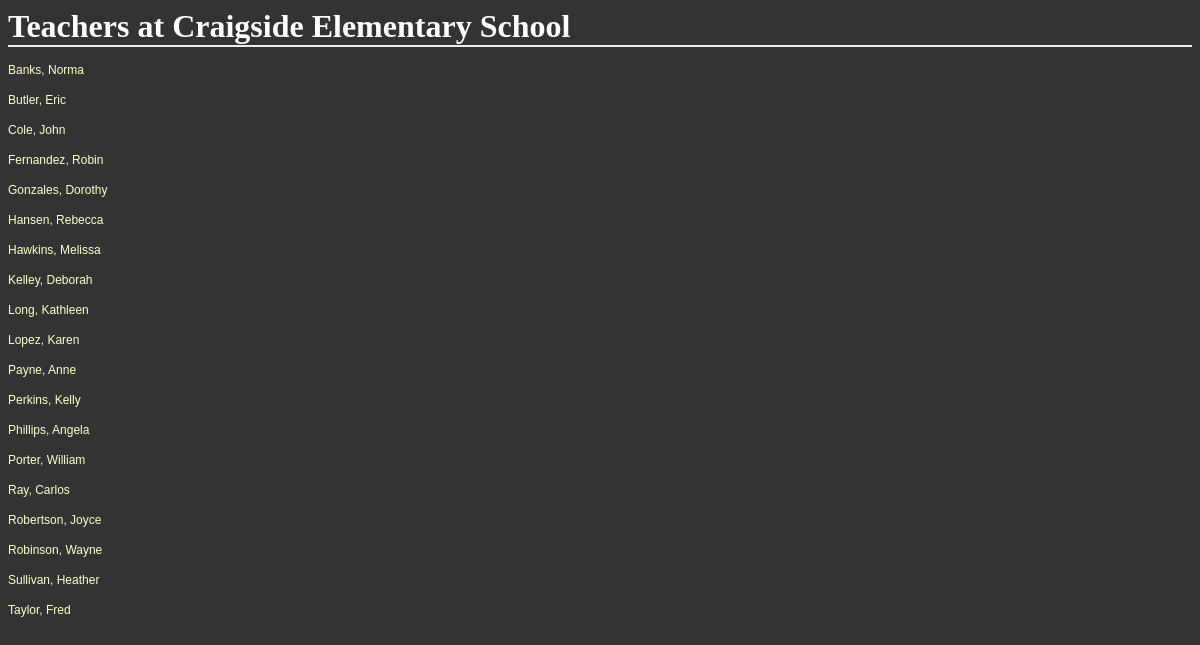
Screenshot of /districts/1/schools/1/teachers with the database file from the repository.
### database_setup.py (models this page shows, shortened)
class School(Base):
    __tablename__ = 'school'
    id = Column(Integer, primary_key=True)
    name = Column(String(80), nullable=False)
    principal = Column(String(250))
    address = Column(String(50))
    city = Column(String(50))
    state = Column(String(50))
    zip = Column(String(50))
    phone = Column(String(50))
    district_id = Column(Integer, ForeignKey('district.id'))
    district = relationship('District')

class Teacher(Base):
    __tablename__ = 'teacher'
    id = Column(Integer, primary_key=True)
    first_name = Column(String(40), nullable=False)
    last_name = Column(String(40), nullable=False)
    address = Column(String(50))
    city = Column(String(50))
    state = Column(String(50))
    zip = Column(String(50))
    phone = Column(String(50))
    email = Column(String(50))
    school_id = Column(Integer, ForeignKey('school.id'))
    school = relationship('School')

### schools.py (the view)
@app.route('/districts/<int:district_id>/schools/<int:school_id>/teachers')
def showAllTeachers(district_id, school_id):
    school = session.query(School).filter_by(id=school_id).one()
    teachers = session.query(Teacher).filter_by(school_id=school_id).all()
    return render_template('teachers.html', district_id=district_id, school=school, teachers=teachers)

### templates/teachers.html
<html>
<head>
	<link rel=stylesheet type=text/css href="{{ url_for('static', filename='styles.css') }}">
</head>
<body>
<h1>Teachers at {{school.name}}</h1>
{% for teacher in teachers %}
	<p><a href='{{url_for('showTeacher', district_id=district_id, school_id=school.id, teacher_id=teacher.id)}}'>{{teacher.last_name}}, {{teacher.first_name}}</a></p>
{% endfor %}
</body>
</html>

### static/styles.css (style rules this page uses)
body { font-family: sans-serif; background-image: url('img3.jpg'); background-color: #333333 }
h1, h2, h3, h4 { color: #FFFFFF; }
h1, h2 { font-family: 'Georgia', serif; margin: 0; }
h1 { border-bottom: 2px solid #eee; }
p, dd, dt { color: #CCCCCC; }
a { text-decoration: none; color:#FFFFCC; font-size: .75em; }

### rows the page displays
School: name "Craigside Elementary School"
Teacher: last_name "Banks", first_name "Norma"
Teacher: last_name "Butler", first_name "Eric"
Teacher: last_name "Cole", first_name "John"
Teacher: last_name "Fernandez", first_name "Robin"
Teacher: last_name "Gonzales", first_name "Dorothy"
Teacher: last_name "Hansen", first_name "Rebecca"
Teacher: last_name "Hawkins", first_name "Melissa"
Teacher: last_name "Kelley", first_name "Deborah"
Teacher: last_name "Long", first_name "Kathleen"
Teacher: last_name "Lopez", first_name "Karen"
Teacher: last_name "Payne", first_name "Anne"
Teacher: last_name "Perkins", first_name "Kelly"
Teacher: last_name "Phillips", first_name "Angela"
Teacher: last_name "Porter", first_name "William"
Teacher: last_name "Ray", first_name "Carlos"
Teacher: last_name "Robertson", first_name "Joyce"
Teacher: last_name "Robinson", first_name "Wayne"
Teacher: last_name "Sullivan", first_name "Heather"
Teacher: last_name "Taylor", first_name "Fred"
